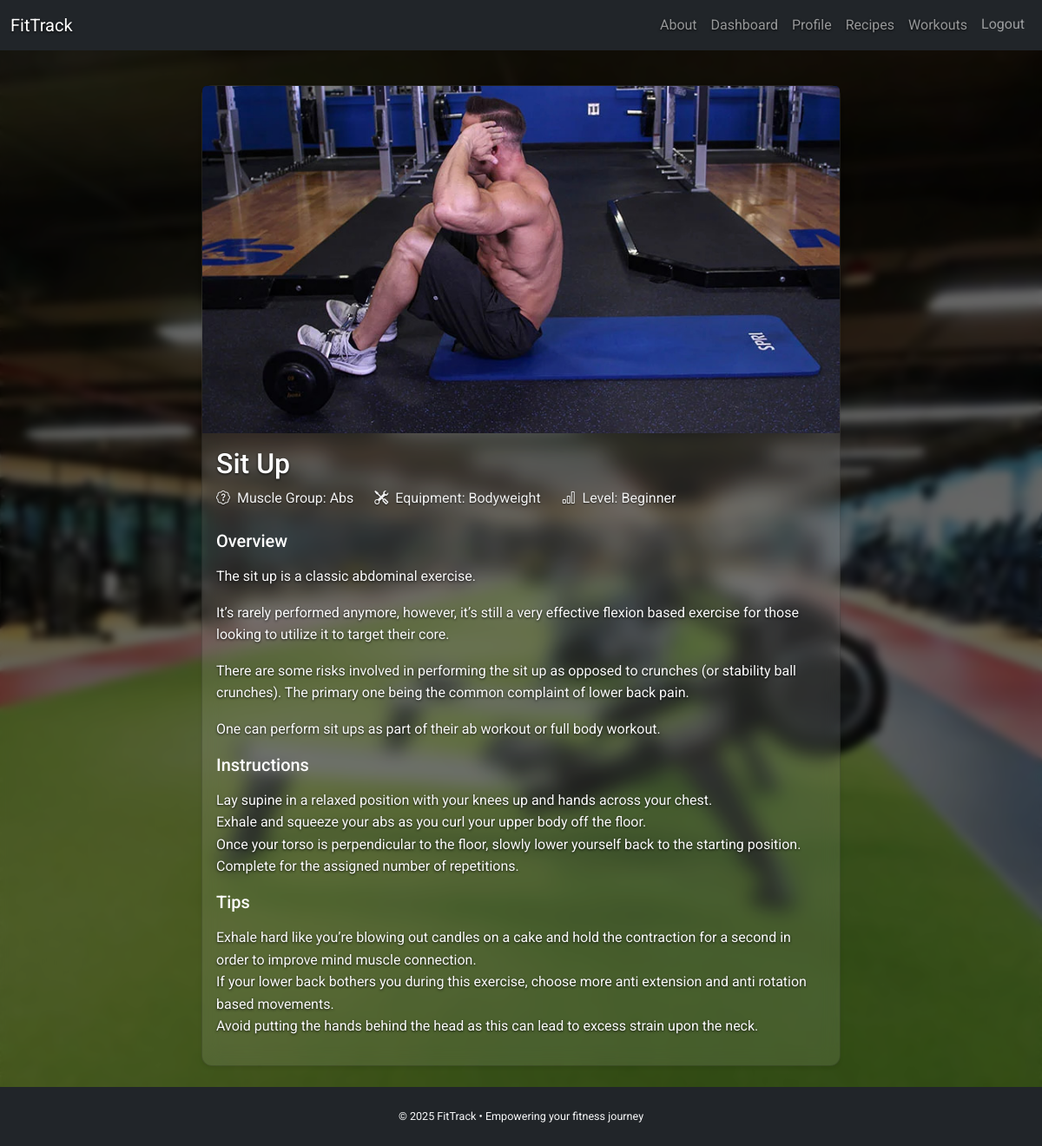
/workouts/sit-up/ (signed in), run on the app's committed database.
### common/models.py (models this page shows, shortened)
class Exercise(models.Model):
    title = models.CharField(max_length=100)
    image = models.ImageField(upload_to='exercise/', blank=True, null=True)
    target_muscle_group = models.CharField(max_length=20, choices=MuscleGroupChoices)
    equipment_required = models.CharField(max_length=50)
    experience_level = models.CharField(
        max_length=20,
        choices=DifficultyChoices,
    )
    overview = models.TextField()
    instructions = models.TextField()
    tips = models.TextField()
    slug = models.SlugField(max_length=110, unique=True, blank=True)

### common/views.py (the view)
# urls.py: path('<slug:slug>/', views.ExerciseDetailView.as_view(), name='exercise_detail'),
class ExerciseDetailView(LoginRequiredMixin, DetailView):
    model = Exercise
    template_name = 'common/exercise_detail.html'
    slug_field = 'slug'
    slug_url_kwarg = 'slug'

### templates/common/exercise_detail.html (shortened to what this page needs)
{% extends 'common/base.html' %}
{% load static %}
{% block content %}
<div class="row justify-content-center">
  <div class="col-md-10 col-lg-8">
    <div class="card mb-4 shadow-sm">
      {% if object.image %}
        <img
          src="{{ object.image.url }}"
          class="card-img-top img-fluid"
          alt="{{ object.title }}"
          style="object-fit: cover; max-height: 400px;"
        >
      {% endif %}
      <div class="card-body">
        <h2 class="card-title">{{ object.title }}</h2>
        <div class="d-flex flex-wrap text-muted mb-4">
          <div class="me-4">
            <i class="bi bi-patch-question me-1"></i>
            Muscle Group: {{ object.target_muscle_group }}
          </div>
          <div class="me-4">
            <i class="bi bi-tools me-1"></i>
            Equipment: {{ object.equipment_required }}
          </div>
          <div>
            <i class="bi bi-bar-chart me-1"></i>
            Level: {{ object.get_experience_level_display }}
          </div>
        </div>
        <h5>Overview</h5>
        <p class="card-text">{{ object.overview|linebreaks }}</p>
        <h5>Instructions</h5>
        <p class="card-text">{{ object.instructions|linebreaks }}</p>
        {% if object.tips %}
          <h5>Tips</h5>
          <p class="card-text">{{ object.tips|linebreaks }}</p>
        {% endif %}
      </div>
    </div>
  </div>
</div>
{% endblock %}

### static/css/styles.css (style rules this page uses)
body { font-family: 'Roboto', sans-serif; background: url('../images/gym.jpg') no-repeat center center fixed; background-size: cover; color: #f1f1f1; position: relative; line-height: 1.6; }
body::before { content: ""; position: fixed; top: 0; left: 0; width: 100%; height: 100%; background-color: rgba(0, 0, 0, 0.6); backdrop-filter: blur(5px); z-index: -1; }
h1, h2, h3, h4, p, label, a, small { color: #f9f9f9; text-shadow: 0 1px 3px rgba(0, 0, 0, 0.8); }
.card, .frosted-card { background: rgba(255, 255, 255, 0.1); backdrop-filter: blur(10px); -webkit-backdrop-filter: blur(10px); color: #fff; border-radius: 12px; box-shadow: 0 4px 16px rgba(0, 0, 0, 0.4); }
.text-muted, small, .list-group-item small { color: #f1f1f1 !important; text-shadow: 0 1px 2px rgba(0, 0, 0, 0.6); }

### data on the page
Exercise: image (picture), title "Sit Up", target_muscle_group "Abs", equipment_required "Bodyweight", experience_level "Beginner", overview "The sit up is a classic abdominal exercise. It’s rarely performed anymore, however, it’s still a very effective flexion based exercise for those looking to utilize it to target their core. There are some risks involved in performing the sit up as opposed to crunches (or stability ball crunches). The primary one being the common complaint of lower back pain. One can perform sit ups as part of their ab workout or full body workout.", instructions "Lay supine in a relaxed position with your knees up and hands across your chest. Exhale and squeeze your abs as you curl your upper body off the floor. Once your torso is perpendicular to the floor, slowly lower yourself back to the starting position. Complete for the assigned number of repetitions.", tips "Exhale hard like you’re blowing out candles on a cake and hold the contraction for a second in order to improve mind muscle connection. If your lower back bothers you during this exercise, choose more anti extension and anti rotation based movements. Avoid putting the hands behind the head as this can lead to excess strain upon the neck."
